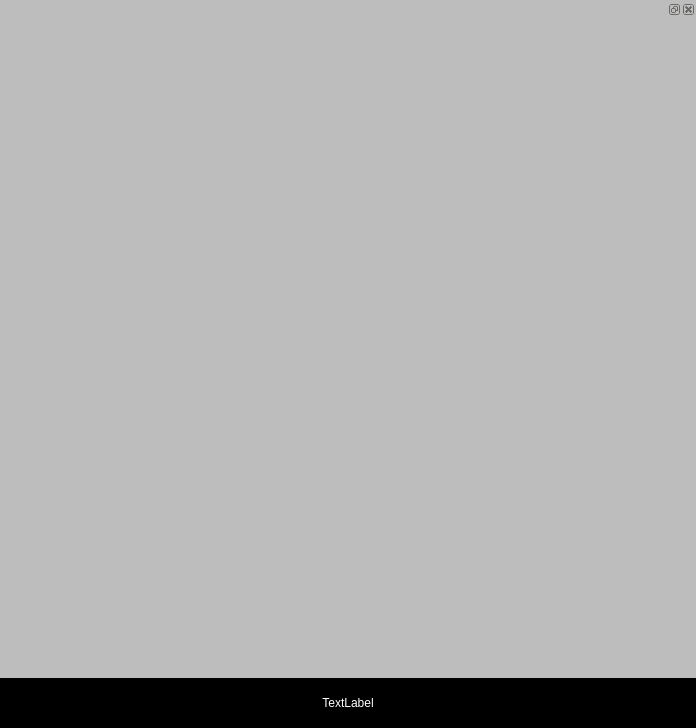
<ui version="4.0" >
 <class>Form</class>
 <widget class="QWidget" name="Form" >
  <property name="geometry" >
   <rect>
    <x>0</x>
    <y>0</y>
    <width>696</width>
    <height>728</height>
   </rect>
  </property>
  <property name="windowTitle" >
   <string>Form</string>
  </property>
  <layout class="QGridLayout" >
   <property name="leftMargin" >
    <number>0</number>
   </property>
   <property name="topMargin" >
    <number>0</number>
   </property>
   <property name="rightMargin" >
    <number>0</number>
   </property>
   <property name="bottomMargin" >
    <number>0</number>
   </property>
   <property name="horizontalSpacing" >
    <number>0</number>
   </property>
   <property name="verticalSpacing" >
    <number>0</number>
   </property>
   <item row="0" column="0" >
    <widget class="QDockWidget" name="dockWidget" >
     <property name="palette" >
      <palette>
       <active>
        <colorrole role="WindowText" >
         <brush brushstyle="SolidPattern" >
          <color alpha="255" >
           <red>0</red>
           <green>0</green>
           <blue>0</blue>
          </color>
         </brush>
        </colorrole>
        <colorrole role="Button" >
         <brush brushstyle="SolidPattern" >
          <color alpha="255" >
           <red>189</red>
           <green>189</green>
           <blue>189</blue>
          </color>
         </brush>
        </colorrole>
        <colorrole role="Light" >
         <brush brushstyle="SolidPattern" >
          <color alpha="255" >
           <red>255</red>
           <green>255</green>
           <blue>255</blue>
          </color>
         </brush>
        </colorrole>
        <colorrole role="Midlight" >
         <brush brushstyle="SolidPattern" >
          <color alpha="255" >
           <red>222</red>
           <green>222</green>
           <blue>222</blue>
          </color>
         </brush>
        </colorrole>
        <colorrole role="Dark" >
         <brush brushstyle="SolidPattern" >
          <color alpha="255" >
           <red>94</red>
           <green>94</green>
           <blue>94</blue>
          </color>
         </brush>
        </colorrole>
        <colorrole role="Mid" >
         <brush brushstyle="SolidPattern" >
          <color alpha="255" >
           <red>126</red>
           <green>126</green>
           <blue>126</blue>
          </color>
         </brush>
        </colorrole>
        <colorrole role="Text" >
         <brush brushstyle="SolidPattern" >
          <color alpha="255" >
           <red>0</red>
           <green>0</green>
           <blue>0</blue>
          </color>
         </brush>
        </colorrole>
        <colorrole role="BrightText" >
         <brush brushstyle="SolidPattern" >
          <color alpha="255" >
           <red>255</red>
           <green>255</green>
           <blue>255</blue>
          </color>
         </brush>
        </colorrole>
        <colorrole role="ButtonText" >
         <brush brushstyle="SolidPattern" >
          <color alpha="255" >
           <red>0</red>
           <green>0</green>
           <blue>0</blue>
          </color>
         </brush>
        </colorrole>
        <colorrole role="Base" >
         <brush brushstyle="SolidPattern" >
          <color alpha="255" >
           <red>255</red>
           <green>255</green>
           <blue>255</blue>
          </color>
         </brush>
        </colorrole>
        <colorrole role="Window" >
         <brush brushstyle="SolidPattern" >
          <color alpha="255" >
           <red>189</red>
           <green>189</green>
           <blue>189</blue>
          </color>
         </brush>
        </colorrole>
        <colorrole role="Shadow" >
         <brush brushstyle="SolidPattern" >
          <color alpha="255" >
           <red>0</red>
           <green>0</green>
           <blue>0</blue>
          </color>
         </brush>
        </colorrole>
        <colorrole role="AlternateBase" >
         <brush brushstyle="SolidPattern" >
          <color alpha="255" >
           <red>222</red>
           <green>222</green>
           <blue>222</blue>
          </color>
         </brush>
        </colorrole>
       </active>
       <inactive>
        <colorrole role="WindowText" >
         <brush brushstyle="SolidPattern" >
          <color alpha="255" >
           <red>0</red>
           <green>0</green>
           <blue>0</blue>
          </color>
         </brush>
        </colorrole>
        <colorrole role="Button" >
         <brush brushstyle="SolidPattern" >
          <color alpha="255" >
           <red>189</red>
           <green>189</green>
           <blue>189</blue>
          </color>
         </brush>
        </colorrole>
        <colorrole role="Light" >
         <brush brushstyle="SolidPattern" >
          <color alpha="255" >
           <red>255</red>
           <green>255</green>
           <blue>255</blue>
          </color>
         </brush>
        </colorrole>
        <colorrole role="Midlight" >
         <brush brushstyle="SolidPattern" >
          <color alpha="255" >
           <red>222</red>
           <green>222</green>
           <blue>222</blue>
          </color>
         </brush>
        </colorrole>
        <colorrole role="Dark" >
         <brush brushstyle="SolidPattern" >
          <color alpha="255" >
           <red>94</red>
           <green>94</green>
           <blue>94</blue>
          </color>
         </brush>
        </colorrole>
        <colorrole role="Mid" >
         <brush brushstyle="SolidPattern" >
          <color alpha="255" >
           <red>126</red>
           <green>126</green>
           <blue>126</blue>
          </color>
         </brush>
        </colorrole>
        <colorrole role="Text" >
         <brush brushstyle="SolidPattern" >
          <color alpha="255" >
           <red>0</red>
           <green>0</green>
           <blue>0</blue>
          </color>
         </brush>
        </colorrole>
        <colorrole role="BrightText" >
         <brush brushstyle="SolidPattern" >
          <color alpha="255" >
           <red>255</red>
           <green>255</green>
           <blue>255</blue>
          </color>
         </brush>
        </colorrole>
        <colorrole role="ButtonText" >
         <brush brushstyle="SolidPattern" >
          <color alpha="255" >
           <red>0</red>
           <green>0</green>
           <blue>0</blue>
          </color>
         </brush>
        </colorrole>
        <colorrole role="Base" >
         <brush brushstyle="SolidPattern" >
          <color alpha="255" >
           <red>255</red>
           <green>255</green>
           <blue>255</blue>
          </color>
         </brush>
        </colorrole>
        <colorrole role="Window" >
         <brush brushstyle="SolidPattern" >
          <color alpha="255" >
           <red>189</red>
           <green>189</green>
           <blue>189</blue>
          </color>
         </brush>
        </colorrole>
        <colorrole role="Shadow" >
         <brush brushstyle="SolidPattern" >
          <color alpha="255" >
           <red>0</red>
           <green>0</green>
           <blue>0</blue>
          </color>
         </brush>
        </colorrole>
        <colorrole role="AlternateBase" >
         <brush brushstyle="SolidPattern" >
          <color alpha="255" >
           <red>222</red>
           <green>222</green>
           <blue>222</blue>
          </color>
         </brush>
        </colorrole>
       </inactive>
       <disabled>
        <colorrole role="WindowText" >
         <brush brushstyle="SolidPattern" >
          <color alpha="255" >
           <red>94</red>
           <green>94</green>
           <blue>94</blue>
          </color>
         </brush>
        </colorrole>
        <colorrole role="Button" >
         <brush brushstyle="SolidPattern" >
          <color alpha="255" >
           <red>189</red>
           <green>189</green>
           <blue>189</blue>
          </color>
         </brush>
        </colorrole>
        <colorrole role="Light" >
         <brush brushstyle="SolidPattern" >
          <color alpha="255" >
           <red>255</red>
           <green>255</green>
           <blue>255</blue>
          </color>
         </brush>
        </colorrole>
        <colorrole role="Midlight" >
         <brush brushstyle="SolidPattern" >
          <color alpha="255" >
           <red>222</red>
           <green>222</green>
           <blue>222</blue>
          </color>
         </brush>
        </colorrole>
        <colorrole role="Dark" >
         <brush brushstyle="SolidPattern" >
          <color alpha="255" >
           <red>94</red>
           <green>94</green>
           <blue>94</blue>
          </color>
         </brush>
        </colorrole>
        <colorrole role="Mid" >
         <brush brushstyle="SolidPattern" >
          <color alpha="255" >
           <red>126</red>
           <green>126</green>
           <blue>126</blue>
          </color>
         </brush>
        </colorrole>
        <colorrole role="Text" >
         <brush brushstyle="SolidPattern" >
          <color alpha="255" >
           <red>94</red>
           <green>94</green>
           <blue>94</blue>
          </color>
         </brush>
        </colorrole>
        <colorrole role="BrightText" >
         <brush brushstyle="SolidPattern" >
          <color alpha="255" >
           <red>255</red>
           <green>255</green>
           <blue>255</blue>
          </color>
         </brush>
        </colorrole>
        <colorrole role="ButtonText" >
         <brush brushstyle="SolidPattern" >
          <color alpha="255" >
           <red>94</red>
           <green>94</green>
           <blue>94</blue>
          </color>
         </brush>
        </colorrole>
        <colorrole role="Base" >
         <brush brushstyle="SolidPattern" >
          <color alpha="255" >
           <red>189</red>
           <green>189</green>
           <blue>189</blue>
          </color>
         </brush>
        </colorrole>
        <colorrole role="Window" >
         <brush brushstyle="SolidPattern" >
          <color alpha="255" >
           <red>189</red>
           <green>189</green>
           <blue>189</blue>
          </color>
         </brush>
        </colorrole>
        <colorrole role="Shadow" >
         <brush brushstyle="SolidPattern" >
          <color alpha="255" >
           <red>0</red>
           <green>0</green>
           <blue>0</blue>
          </color>
         </brush>
        </colorrole>
        <colorrole role="AlternateBase" >
         <brush brushstyle="SolidPattern" >
          <color alpha="255" >
           <red>189</red>
           <green>189</green>
           <blue>189</blue>
          </color>
         </brush>
        </colorrole>
       </disabled>
      </palette>
     </property>
     <property name="autoFillBackground" >
      <bool>true</bool>
     </property>
     <property name="features" >
      <set>QDockWidget::AllDockWidgetFeatures</set>
     </property>
     <property name="windowTitle" >
      <string/>
     </property>
     <widget class="QWidget" name="dockWidgetContents" />
    </widget>
   </item>
   <item row="1" column="0" >
    <widget class="QLabel" name="label" >
     <property name="minimumSize" >
      <size>
       <width>0</width>
       <height>50</height>
      </size>
     </property>
     <property name="styleSheet" >
      <string>#label {
color: #fff;
background: #000;
}</string>
     </property>
     <property name="text" >
      <string>TextLabel</string>
     </property>
     <property name="alignment" >
      <set>Qt::AlignCenter</set>
     </property>
    </widget>
   </item>
  </layout>
 </widget>
 <resources/>
 <connections/>
</ui>
